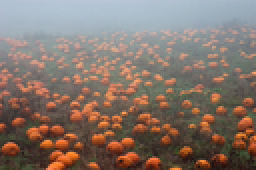
%> input picture sample_hazy_images/pp.png, 128 x 85 px, shrunk from 600 x 400 before the run (shown 2 times larger)
$ octave HazeRemoval.m   (GNU Octave 9; MATLAB toolbox functions it lacks are replaced by stand-ins)
%> lines starting %> are read from the running program, lines starting %| are printed output that depends on the picture
### DarkChannel.m
function [ dark ] = DarkChannel( img, radius )
%DarkChannel Summary of this function goes here
%   Detailed explanation goes here

[x, y, ~] = size(img);
dark = zeros(x, y, class(img));
for i = 1:x
    for j = 1:y
        patch = img(max(i-radius, 1):min(i+radius, x), ...
            max(j-radius, 1):min(j+radius, y), :);
        rgb = min(min(patch, [], 1), [], 2);
        val = min(rgb);
        dark(i, j) = val;
    end
end
end

### MattingLaplacian.m
function [ L ] = MattingLaplacian( img, wk )
%UNTITLED2 Summary of this function goes here
%   Detailed explanation goes here

radius = floor(wk / 2);

[x, y, ~] = size(img);
N = x * y;
L = sparse(N, N);
u = zeros(x, y, 3);
covar = zeros(x, y, 3, 3);
w_size = zeros(x, y);

for kx = 1:x
    for ky = 1:y
        patch = img(max(kx-radius, 1):min(kx+radius, x), ...
            max(ky-radius, 1):min(ky+radius, y), :);
        patch = reshape(patch, [], 3);
        [w_size(kx, ky), ~] = size(patch);

        u(kx, ky, :) = mean(patch, 1);
        covar(kx, ky, :, :) = cov(patch, 1);
    end
end

h = waitbar(0,'Please wait...');

eps = 1e-8;
for kx = 1:x
    for ky = 1:y
        for mi = max(kx-radius, 1):min(kx+radius, x)
            for ni = max(ky-radius, 1):min(ky+radius, y)
                i = (ni-1) * x + mi;
                I_i = img(mi, ni, :);
                I_i = I_i(:);
                for mj = max(kx-radius, 1):min(kx+radius, x)
                    for nj = max(ky-radius, 1):min(ky+radius, y)
                        I_j = img(mj, nj, :);
                        I_j = I_j(:);
                        j = (nj-1) * x + mj;
                        delta = 0;
                        if i == j
                            delta = 1;
                        end
                        uk = u(kx, ky, :);
                        uk = uk(:);
                        covk = reshape(covar(kx, ky, :, :), 3, 3);
                        inc = delta - 1/w_size(kx, ky) * (1 + ...
                            ((I_i - uk)' / (covk + eps/w_size(kx, ky) * eye(3))) ...
                            * (I_j - uk));
                        L(i, j) = L(i, j) + inc;
%                         fprintf('L value:%f\n', inc);
                    end
                end
            end
        end
    end
    waitbar(kx / x);
end
close(h);
% sum_row = sum(L, 2);
% size(sum_row);

end

### HazeRemoval.m
clc;clear all;close all;
img = imread('D:\Quick Access\Desktop\dip\Single-image-dehazing-using-a-multilayer-perceptron-master\Single-image-dehazing-using-a-multilayer-perceptron-master\images\pp.png');
%> img is the input picture: size 85x128x3 uint8; mean R, G, B 132.7, 116.1, 106.8
[x, y, ~] = size(img);
%> x = 85; y = 128
img = imresize(img, [x / 2, y / 2]);
%> img: size 43x64x3 uint8
figure();
imshow(img);
[x, y, ~] = size(img);
%> x = 43; y = 64


radius = 7;
figure();
dark = DarkChannel(img, radius);
%> after the loop in DarkChannel, `for i = 1:x`:
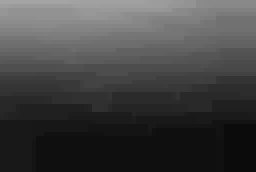
%> dark: size 43x64 uint8 (shown 4 times larger); min 11, max 164, mean 66.4
imshow(dark);

top_ratio = 0.001;
[~, sorted_index] = sort(dark(:), 'descend');
%> sorted_index = 2752 values, max 2752 at index 2752, min 1 at index 1, mean 1376.5

reshape_img = reshape(img, x*y, 3);
%> reshape_img = 2752 rows, first 12: [178 192 211; 177 192 208; 178 191 207; 176 189 205; 173 186 202; 171 184 200; 168 181 195; 166 178 191; 162 174 185; 171 162 170; 156 153 159; 145 155 160]
top = reshape_img(sorted_index(1:floor(top_ratio*x*y)), :);
%> top = [178 192 211; 179 193 210]
A = max(top, [], 1);
%> A = [179 193 211]
A = repmat(A.', 1, x, y);
A = permute(A,[2 3 1]);

A = double(A);
%> A: size 43x64x3 double
img = double(img);
%> img: size 43x64x3 double
w = 0.95;    %for making image look like real
t = 1 - w * DarkChannel(img ./ A, radius);
%> call 2 of DarkChannel, with radius = 7
%> after the loop in DarkChannel (call 2), `for i = 1:x`:
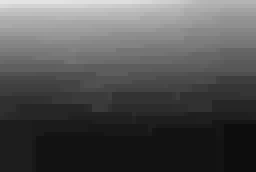
%> dark: size 43x64 double (shown 4 times larger); min 0.0521, max 0.896, mean 0.322

figure();
imshow(t);

wk = 3;
lambda = 1e-4;
L = MattingLaplacian(img, wk);
%> after the loop in MattingLaplacian, `for kx = 1:x`:
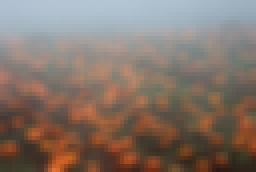
%> u: size 43x64x3 double (shown 4 times larger); mean R, G, B 132.7, 116.1, 106.7
%> after the loop in MattingLaplacian, `for kx = 1:x`:
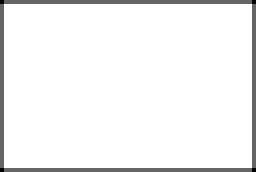
%> w_size: size 43x64 double (shown 4 times larger); min 4, max 9, mean 8.77; drawn with min black and max white
[V, D] = eigs(L, 2, 'sm');
%> V = 2752 rows, first 12: [-0.0191 -0.0328; -0.0191 -0.0322; -0.0191 -0.032; -0.0191 -0.0312; -0.0191 -0.0299; -0.0191 -0.0291; -0.0191 -0.0275; -0.0191 -0.0262; -0.0191 -0.0243; -0.0191 -0.021; -0.0191 -0.0163; -0.0191 -0.0157]; D = [5.16e-16 0; 0 1.6e-12]

figure();
imshow(reshape(V(:, 2), x, y) / max(V(:, 2)));
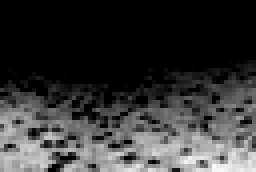
%> displayed picture: size 43x64, on the screen's scale of 0 to 255 (shown 4 times larger); min 0, max 255, mean 54.3

t = (L + lambda * speye(x * y)) \ (lambda * t(:));
%> t = 2752 values, max 1.04 at index 814, min 0.26 at index 861, mean 0.695
t = reshape(t, x, y);
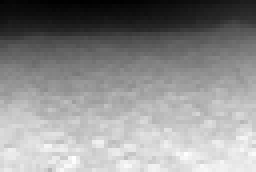
%> t: size 43x64 double (shown 4 times larger); min 0.26, max 1.04, mean 0.695; drawn with min black and max white

figure();
imshow(t);

t0 = 0.1;
J = (img - A) ./ repmat(max(t0, t), 1, 1, 3) + A;
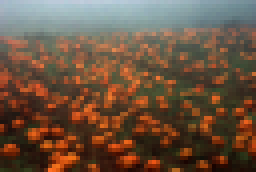
%> J: size 43x64x3 double (shown 4 times larger); mean R, G, B 119, 95.3, 77; drawn with min black and max white

figure();
imshow(J/255);
